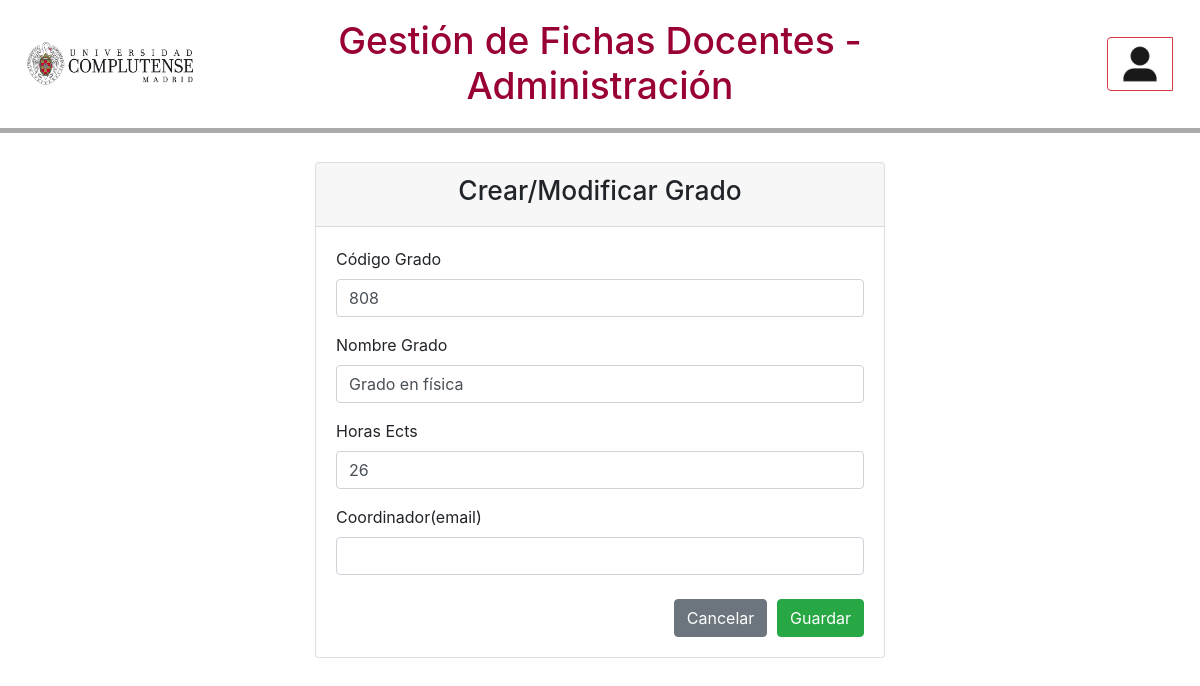
Page /grado.php?IdGrado=808 (signed in) on the committed database.
### tables this page shows
CREATE TABLE `grado` (
  `CodigoGrado` int(4) NOT NULL,
  `NombreGrado` varchar(100) NOT NULL,
  `CoordinadorGrado` varchar(50) NOT NULL,
  `Activo` boolean NOT NULL,
  `HorasEcts` int(2) NOT NULL
);

### includes/DataSource.php (called while the page is built, shortened)
<?php
require_once('config.php');
class DataSource{
    private $dsn;
    private $dbh;
    public  function __construct(){
        try{
            $this->dsn = "mysql:host=".BD_HOST.";dbname=".BD_NAME."";
            $this->dbh= new \PDO($this->dsn,BD_USER,BD_PASS);
        }
        catch(\PDOException $e){
            echo $e->getMessage();
        }
    }
    public function executeQuery($sql,$values){
        if(isset($this->dsn)&&isset($this->dbh)&&isset($sql)){
            $query=$this->dbh->prepare($sql);
            $query->execute($values);
            $results=$query->fetchAll(\PDO::FETCH_ASSOC);
            return $results;
        }else{
            return -1;
        }
    }
}

### includes/Integracion/Grado/DAOGradoImplements.php (called while the page is built, shortened)
<?php
class DAOGradoImplements implements DAOGrado{
    public static function findGrado($codigoGrado){
        $singletonDataSource=new SingletonDataSource();
        $dataSource=$singletonDataSource->getInstance();
        $sql="SELECT * FROM grado WHERE CodigoGrado = :codigoGrado";
        $values=array(':codigoGrado' => $codigoGrado);
        $results=$dataSource->executeQuery($sql,$values);
        return $results;
    }
}

### includes/Negocio/Grado/SAGradoImplements.php (called while the page is built, shortened)
<?php
require_once('includes/Negocio/Grado/Grado.php');
class SAGradoImplements implements SAGrado
{
    public static function findGrado($codigoGrado)
    {
        $factoriesDAO = new \es\ucm\FactoriesDAOImplements();
        $DAOGrado = $factoriesDAO->createDAOGrado();
        $grado = $DAOGrado->findGrado($codigoGrado);
        if ($grado && count($grado) === 1) {
            $grado = new Grado(
                $grado[0]['CodigoGrado'],
                $grado[0]['NombreGrado'],
                $grado[0]['CoordinadorGrado'],
                $grado[0]['Activo'],
                $grado[0]['HorasEcts']
            );
        }
        else{
         $grado   =null;
        }
        return $grado;
    }
}

### includes/Presentacion/FactoriaComandos/Grado/CommandFindGrado.php (called while the page is built, shortened)
<?php
class CommandFindGrado implements Command
{
    public function execute($data)
    {
        $factorySA = new FactorySAImplements();
        $saGrado = $factorySA->createSAGrado();
        $grado = $saGrado->findGrado($data);
        $responseContext = null;
        if (isset($grado)) {
            $responseContext = new Context(FIND_GRADO_OK, $grado);
        } else {
            $responseContext = new Context(FIND_GRADO_FAIL, null);
        }
        return $responseContext;
    }
}

### includes/Presentacion/Controlador/ControllerImplements.php (called while the page is built, shortened)
<?php
class ControllerImplements extends Controller
{
    public function action($context)
    {
        $factoryCommand = new FactoryCommandImplements;
        $command = $factoryCommand->getCommand($context->getEvent());
        $data = $context->getData();
        if ($command != null) {
            return $responseContext = $command->execute($data);
        }
        else return ERROR_EVENTO;
    }
}

### includes/SingletonDataSource.php (called while the page is built, shortened)
<?php
class SingletonDataSource{
    public static function getInstance(){
        if(!isset($data) || $data == NULL){
            $data = new \es\ucm\DataSource();
        }
        return $data;
    }
}

### includes/FormGrado.php (the view, shortened to what this page needs)
<?php
require_once('includes/Presentacion/Controlador/ControllerImplements.php');
class FormGrado extends Form
{
    protected function generaCamposFormulario($datosIniciales)
    {
        $Nombre = isset($datosIniciales['Nombre']) ? $datosIniciales['Nombre'] : null;
        $Horas = isset($datosIniciales['Horas']) ?  $datosIniciales['Horas'] : null;
        $Coordinador = isset($datosIniciales['Coordinador']) ? $datosIniciales['Coordinador'] : null;
        $idGrado = isset($datosIniciales['idGrado']) ? $datosIniciales['idGrado'] : null;
        $html = '
		<input type="hidden" name="idGrado" value="' . $idGrado . '" required />';
        $html .= '<div class="form-group">
        <label for="IdGrado">Código Grado</label>
        <input class="form-control" id="IdGrado" rows="10" name="IdGrado" value="' . $idGrado . '" required>
        </div>';
        $html .= '<div class="form-group">
				<label for="nombre">Nombre Grado</label>
				<input class="form-control" id="nombre" rows="10" name="nombre" value="' . $Nombre . '" required>
                </div>';
        $html .= '<div class="form-group">
				<label for="horas">Horas Ects</label>
				<input class="form-control" id="horas" rows="10" name="horas" value="' . $Horas . '">
                </div>';
        $html .= '<div class="form-group">
				<label for="coordinador">Coordinador(email)</label>
				<input class="form-control" id="coordinador" rows="10" name="coordinador" value="' . $Coordinador . '">
                </div>';
        $html .= '<div class="text-right">
		<a href="gestionGrados.php?IdGrado=' . $idGrado . '#nav-info-grado">
		<button type="button" class="btn btn-secondary" id="btn-form">
		Cancelar
		</button>
		</a>
		<button type="submit" class="btn btn-success" id="btn-form" name="registrar">Guardar</button>
		</div>';
        return $html;
    }
}

### includes/Presentacion/Vistas/css/fichasdocentes.css (style rules this page uses)
html { height: 100%; margin: 0 auto; }
a { color: #454545; text-decoration: none; }
#btn-form { margin-top: 1.5% !important; margin-left: 1% !important; }

### rows in the picture
grado: IdGrado "808", nombre "Grado en física", horas "26"
